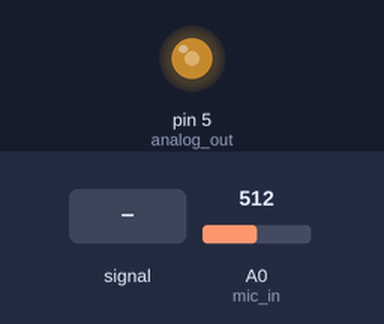
The sketch below on a simulated Arduino Uno, built with avr-gcc and run on an emulated ATmega328P. Parts: output pins drawn as LEDs (lit = HIGH). The inputs (shaded band) are chosen by the test bench; at power-on: A0 (mic_in) = 512. What the sketch prints to the serial monitor is not drawn.

Above: at 1.2 s.
1.3 s: A0 (mic_in) fed a 200 Hz sine of ±81 counts around its level
4.3 s: A0 (mic_in) set to 900
At 5.3 s:
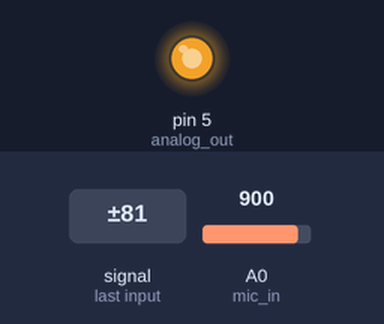
5.8 s: A0 (mic_in) set to 122
At 6.4 s:
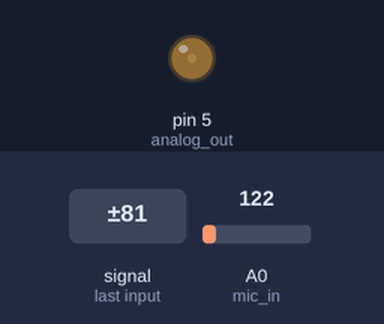
7.3 s: A0 (mic_in) set to 0
At 7.6 s:
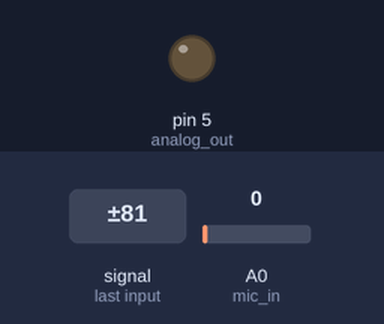
Timing chart, 0 to 9.8 s (numbered marks = the images above; inputs shaded):
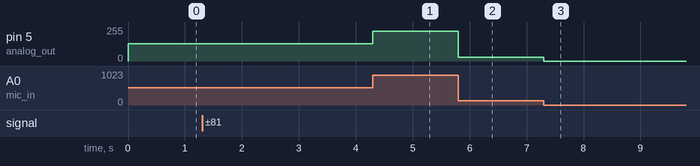

Measured:
- after the input at 5.8 s, pin 5 (analog_out): 225/255 → 30/255 at once
- after the input at 7.3 s, pin 5 (analog_out): 30/255 → 0/255 at once

The sketch:

adc_new.ino
```cpp
// ARDUINO I/O PINS
const int analog_out = 5;
const int mic_in = A0;

void setup() {

  Serial.begin(115200);
  // FOR TIMER-0 RUNS WITH FAST PWM MODE
  // SO WE CAN GET MAXIMUM 62.5kHz PWM frequency
  TCCR0B = TCCR0B & 0b11111000 | B00000001;
}

void loop() {

  int adc_val = analogRead(mic_in);
  adc_val = adc_val>>2;
  analogWrite(analog_out,adc_val);
  Serial.println(adc_val);
}
```
